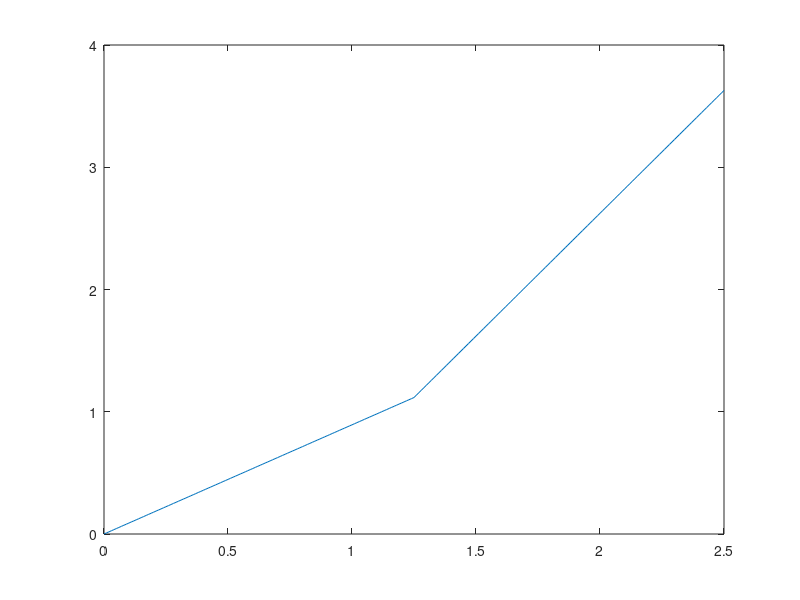

The MATLAB source for this figure:
clc
clear all
close all

E=110*10^6;
L=2.5;
A1=pi()/4*(18*10^-3)^2;
A2=pi()/4*(12*10^-3)^2;
F=25*10^3;

dx=0.01;
x=0:dx:L;

%matrices initializataion

S= zeros(length(x),length(x)); %stiffness matrix
C=zeros(length(x),1);

% calculating K
for i=1:length(x)-1
   if (x(i)<L/2)
       k(i)=E*A1/(x(i+1)-x(i));
   else
    k(i)=E*A2/(x(i+1)-x(i));
   end
end

%boundary conditions
S(1,1)=1;
S(length(x),length(x)-1)=-k(length(x)-1);
S(length(x),length(x))=k(length(x)-1);
C(length(x),1)=F;

for i=2:length(x)-1
    
    S(i,i-1)=-k(i-1);
    S(i,i)=k(i-1)+k(i);
    S(i,i+1)=-k(i);
    
end

U=S\C

plot(x,U)